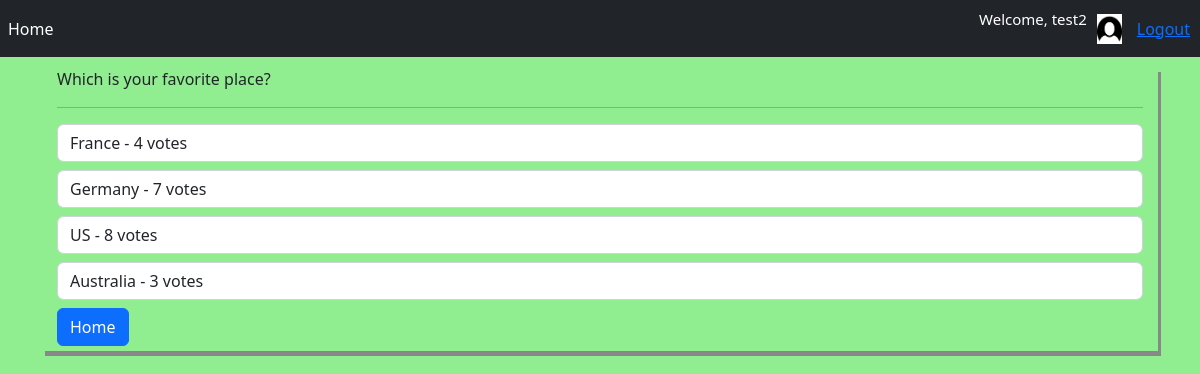
Page /results/1/ (signed in) on the committed database.
### Polling/models.py (models this page shows, shortened)
class Poll(models.Model):
    question = models.TextField()
    user = models.ForeignKey(Profile,on_delete=models.SET_NULL,null=True,blank=True)
    option_1 = models.CharField(max_length=30)
    option_2 = models.CharField(max_length=30)
    option_3 = models.CharField(max_length=30)
    option_4 = models.CharField(max_length=30)
    option_1_votes = models.IntegerField(default=0)
    option_2_votes = models.IntegerField(default=0)
    option_3_votes = models.IntegerField(default=0)
    option_4_votes = models.IntegerField(default=0)

### Polling/views.py (the view)
# urls.py: path('results/<int:poll_id>/', views.results_view, name="results"),
@login_required
@cache_control(no_cache=True, must_revalidate=True, no_store=True)
def results_view(request, poll_id):
    poll = get_object_or_404(Poll,pk=poll_id)
    context = {'poll': poll}
    return render(request, "results.html", context)

### Polling/templates/results.html
{% extends 'base.html' %}
{% load static %}
{% block content %}
<div class="col-lg-12 form-group">
   {{poll.question}}
<br><hr>
  <span>
      <label class="form-control">{{poll.option_1}} - {{poll.option_1_votes}} votes</label>
  </span>
  <span>
      <label class="form-control">{{poll.option_2}} - {{poll.option_2_votes}} votes</label>
  </span>
<span>
      <label class="form-control">{{poll.option_3}} - {{poll.option_3_votes}} votes</label>
</span>
<span>
      <label class="form-control">{{poll.option_4}} - {{poll.option_4_votes}} votes</label>
  </span>
<a style="margin-bottom: 5px;" href="{% url 'home' %}" class="btn btn-primary">Home</a>
    <br>
    </div>
{% endblock %}

### Polling/templates/base.html (shortened to what this page needs)
<!DOCTYPE html>
{% load static %}
<html lang="en">
<head>
    <link rel="stylesheet" href="https://stackpath.bootstrapcdn.com/bootstrap/4.4.1/css/bootstrap.min.css">
    <link href="https://cdn.jsdelivr.net/npm/bootstrap@5.2.0-beta1/dist/css/bootstrap.min.css" rel="stylesheet">
	<link rel="stylesheet" type="text/css" href="{% static 'CSS/main.css' %}">
</head>
<body>
    <nav class="navbar navbar-expand-lg navbar-dark bg-dark">
      <div class="collapse navbar-collapse" id="navbarSupportedContent">
        <ul class="navbar-nav mr-auto">
          <li class="nav-item active">
            <a class="nav-link" href="{% url 'home' %}">Home <span class="sr-only">(current)</span></a>
          </li>
        </ul>
        <form class="form-inline my-2 my-lg-0">
            <p id="welcome_msg">Welcome, {{request.user}}</p>
            <a href="{% url 'profile' %}">
                <img id="user_img" src="{% static 'images/user.png' %}">
            </a>
            <a style="margin-right: 10px;"href="{% url 'logout' %}">Logout</a>
        </form>
      </div>
    </nav>
    <div class="container">
        {% block content %}
        {% endblock %}
    </div>
</body>
</html>
</body>
</html>

### rows in the picture
Poll: question "Which is your favorite place?", option_1 "France", option_1_votes "4", option_2 "Germany", option_2_votes "7", option_3 "US", option_3_votes "8", option_4 "Australia", option_4_votes "3"

### other values in the picture
{{ request.user }} "test2"
